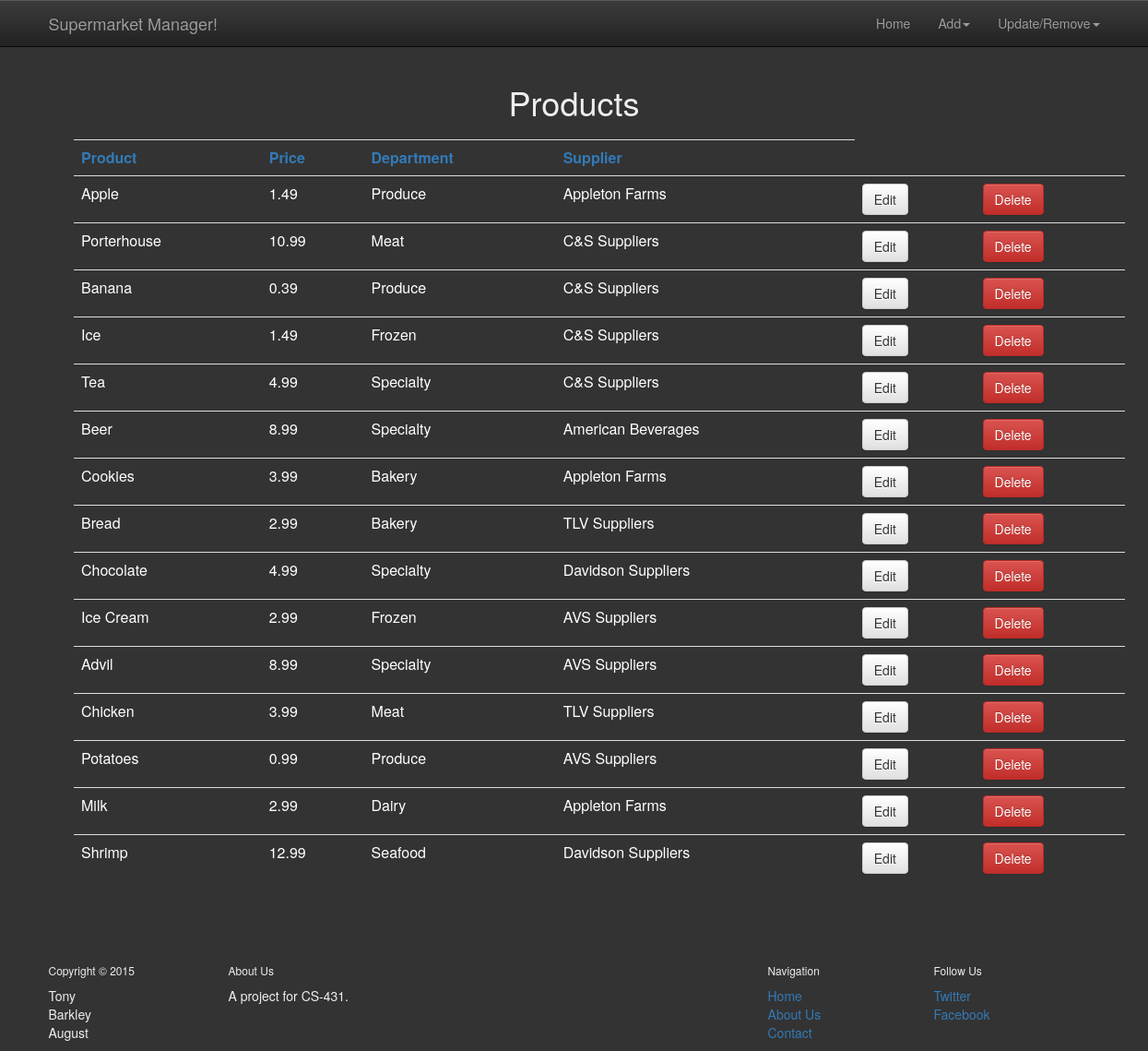
The app's page /updateProd.php with its own data.
### tables this page shows
CREATE TABLE IF NOT EXISTS `PRODUCT` (
  `Product_ID` int(11) NOT NULL AUTO_INCREMENT,
  `Product_name` varchar(45) NOT NULL,
  `Product_price` double NOT NULL,
  `Department_ID` int(11) NOT NULL,
  `Supplier_ID` int(11) NOT NULL,
  PRIMARY KEY (`Product_ID`),
  KEY `fk_PRODUCT_DEPARTMENT1_idx` (`Department_ID`),
  KEY `fk_PRODUCT_SUPPLIER1_idx` (`Supplier_ID`)
);

CREATE TABLE IF NOT EXISTS `DEPARTMENT` (
  `Department_ID` int(11) NOT NULL AUTO_INCREMENT,
  `Department_name` varchar(45) NOT NULL,
  PRIMARY KEY (`Department_ID`)
);

CREATE TABLE IF NOT EXISTS `SUPPLIER` (
  `Supplier_ID` int(11) NOT NULL AUTO_INCREMENT,
  `Supplier_name` varchar(45) NOT NULL,
  `Supplier_location` varchar(45) NOT NULL,
  `Supplier_contact` varchar(45) NOT NULL,
  PRIMARY KEY (`Supplier_ID`)
);

### updateProd.php (the view, shortened to what this page needs)
<?php
	include("header.php");
?>
<div class="container-fluid feature">
	<div class="content">
	<h1>Products</h1>
	<?php
		$s = "SELECT *
			  FROM PRODUCT p, DEPARTMENT d, SUPPLIER s
			  WHERE p.Department_ID = d.Department_ID
			  AND p.Supplier_ID = s.Supplier_ID";
		( $t = mysql_query($s) ) or die ( mysql_error() );
	?>
		<div class="container">
          <table class="table table-wrapper" colspan="0">
          <tr>
          	<th><a href="updateProd.php?sort=product">Product</a></th>
          	<th><a href="updateProd.php?sort=price">Price</a></th>
          	<th><a href="updateProd.php?sort=dept">Department</a></th>
          	<th><a href="updateProd.php?sort=supplier">Supplier</a></th>
          </tr>
	<?php
	while ( $row = mysql_fetch_assoc($t) ) :
  		$id = $row['Product_ID'];
  		$product=$row['Product_name'];
  		$price=$row['Product_price'];
  		$department=$row['Department_name'];
  		$supplier=$row['Supplier_name'];
	?>
		<form action="<?php echo htmlspecialchars($_SERVER["PHP_SELF"]);?>" method="post">
             <tr>
				<td>
					<?php echo $product; ?>
				</td>
				<td>
					<?php echo $price; ?>
				</td>
				<td>
					<?php echo $department; ?>
				</td>
				<td>
					<?php echo $supplier; ?>
				</td>
                <td>
                	<a class="btn btn-default" name = "update" href="edit.php?id=<?php echo $id; ?>">Edit</a>
                </td>
                <td>
                	<a class="btn btn-danger" name="delete" href="delete.php?id=<?php echo $id; ?>">Delete</a>
                </td>
             </tr>
         </form>
    <?php endwhile ; ?>
    	  </table>
		</div>
	</div>
</div>
<?php include("footer.php"); ?>

### main.css (style rules this page uses)
body { background-color: #333; }
.content { margin: 50px 50px; color: #eee; }
.feature { background-color: #333; margin-bottom: 0px; padding-bottom: 10px; margin-top: -30px; color: #eee; text-align: center; }
.table-wrapper { color: white; }

### records on screen
product: Product_name "Apple", Product_price "1.49", Department_ID.Department_name "Produce", Supplier_ID.Supplier_name "Appleton Farms"
product: Product_name "Porterhouse", Product_price "10.99", Department_ID.Department_name "Meat", Supplier_ID.Supplier_name "C&S Suppliers"
product: Product_name "Banana", Product_price "0.39", Department_ID.Department_name "Produce", Supplier_ID.Supplier_name "C&S Suppliers"
product: Product_name "Ice", Product_price "1.49", Department_ID.Department_name "Frozen", Supplier_ID.Supplier_name "C&S Suppliers"
product: Product_name "Tea", Product_price "4.99", Department_ID.Department_name "Specialty", Supplier_ID.Supplier_name "C&S Suppliers"
product: Product_name "Beer", Product_price "8.99", Department_ID.Department_name "Specialty", Supplier_ID.Supplier_name "American Beverages"
product: Product_name "Cookies", Product_price "3.99", Department_ID.Department_name "Bakery", Supplier_ID.Supplier_name "Appleton Farms"
product: Product_name "Bread", Product_price "2.99", Department_ID.Department_name "Bakery", Supplier_ID.Supplier_name "TLV Suppliers"
product: Product_name "Chocolate", Product_price "4.99", Department_ID.Department_name "Specialty", Supplier_ID.Supplier_name "Davidson Suppliers"
product: Product_name "Ice Cream", Product_price "2.99", Department_ID.Department_name "Frozen", Supplier_ID.Supplier_name "AVS Suppliers"
product: Product_name "Advil", Product_price "8.99", Department_ID.Department_name "Specialty", Supplier_ID.Supplier_name "AVS Suppliers"
product: Product_name "Chicken", Product_price "3.99", Department_ID.Department_name "Meat", Supplier_ID.Supplier_name "TLV Suppliers"
product: Product_name "Potatoes", Product_price "0.99", Department_ID.Department_name "Produce", Supplier_ID.Supplier_name "AVS Suppliers"
product: Product_name "Milk", Product_price "2.99", Department_ID.Department_name "Dairy", Supplier_ID.Supplier_name "Appleton Farms"
product: Product_name "Shrimp", Product_price "12.99", Department_ID.Department_name "Seafood", Supplier_ID.Supplier_name "Davidson Suppliers"
